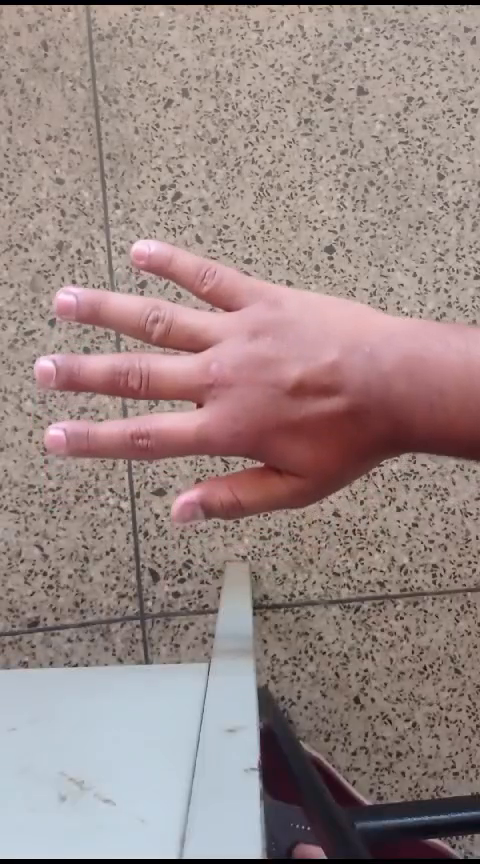
#> input picture frame 9 of meu_video2.mp4, 480 x 864 px
$ python DeteccaoMovimentoInterseccao.py
#> lines starting #> are read from the running program, lines starting #| are printed output that depends on the picture; after the words box and inside, x2 and y2 are one past the last pixel; in counts of white or black regions, pixels touching at a corner belong together
import shutil

import cv2
import os

nomeVideo = 'meu_video2'
videoPath = f'{nomeVideo}.mp4'
outputVideoPath = f'video_movimento_intersecao_{nomeVideo}.avi'
outputFramesPath = f'frames_com_movimento_{nomeVideo}'  # Pasta para salvar os frames detectados
movementThreshold = 0.01  # Ajuste o limite conforme necessário

# Cria a pasta de saída para os frames, se não existir
if os.path.exists(outputFramesPath):
    shutil.rmtree(outputFramesPath)

os.makedirs(outputFramesPath)

cap = cv2.VideoCapture(videoPath)
ret, firstFrame = cap.read()
#> firstFrame is the input picture: shape (864, 480, 3); mean B, G, R 133.5, 136.1, 154

if not ret:
    print("Erro ao ler o vídeo.")
    cap.release()
    exit()

# Aplica o filtro Gaussiano para suavizar a imagem
grayFirstFrame = cv2.cvtColor(firstFrame, cv2.COLOR_BGR2GRAY)
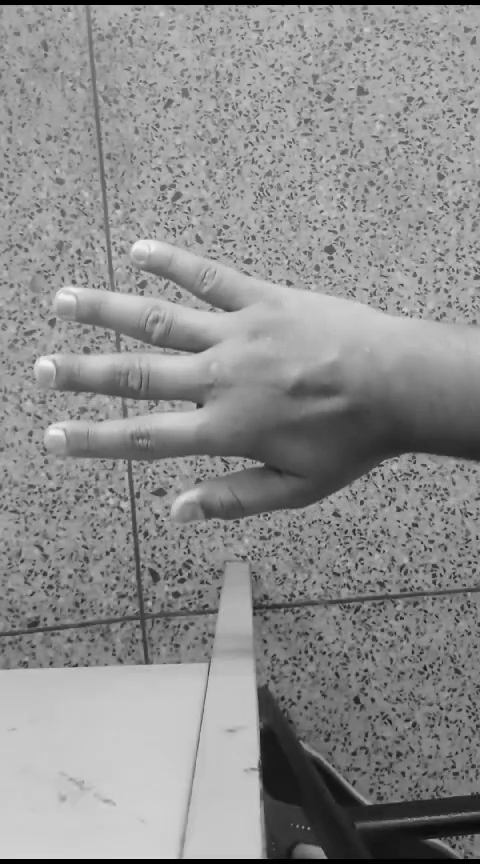
#> grayFirstFrame: shape (864, 480); min 0, max 242, mean 141.2
grayFirstFrame = cv2.GaussianBlur(grayFirstFrame, (5, 5), 0)

height, width = grayFirstFrame.shape
#> height = 864; width = 480

gridSizeWidth = width//10  # Grade 128x128
#> gridSizeWidth = 48
gridSizeHeight = height//10
#> gridSizeHeight = 86

cellHeight, cellWidth = height // gridSizeHeight, width // gridSizeWidth
#> cellHeight = 10; cellWidth = 10

# Prepara o vídeo de saída
fourcc = cv2.VideoWriter_fourcc(*'XVID')
outputVideo = cv2.VideoWriter(outputVideoPath, fourcc, 20.0, (width, height))

frameCount = 0  # Contador de frames

while True:
    ret, secondFrame = cap.read()
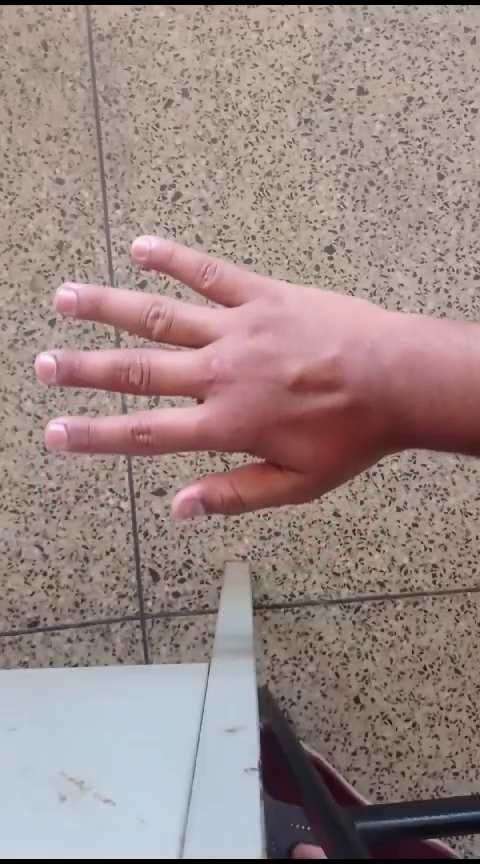
#> input picture frame 10 of meu_video2.mp4, 480 x 864 px
#> secondFrame is the input picture: shape (864, 480, 3); mean B, G, R 133.4, 136, 153.9
    if not ret:
        break

    graySecondFrame = cv2.cvtColor(secondFrame, cv2.COLOR_BGR2GRAY)
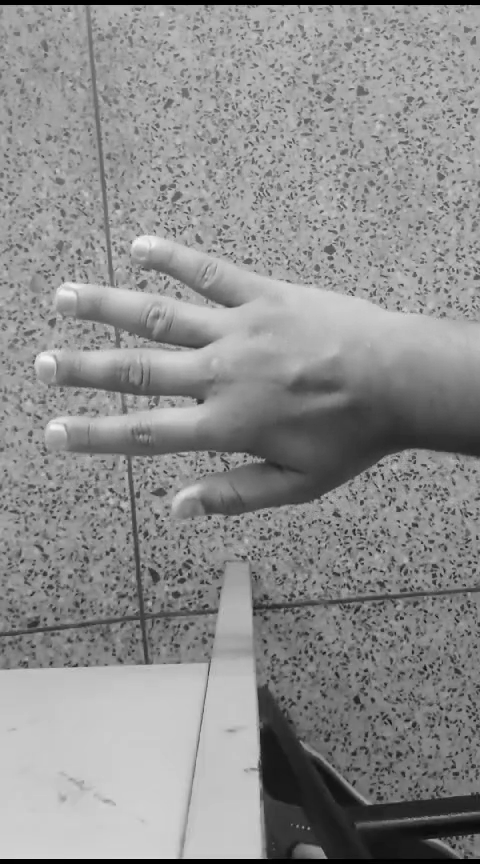
#> graySecondFrame: shape (864, 480); min 0, max 242, mean 141.1
    graySecondFrame = cv2.GaussianBlur(graySecondFrame, (5, 5), 0)

    # Criar uma cópia do frame original para sobrepor o movimento
    frameWithMovement = secondFrame.copy()
    movementDetected = False  # Variável para verificar se houve movimento no frame

    for i in range(int(gridSizeHeight)):
        for j in range(int(gridSizeWidth)):
            xStart = j * cellWidth
            xEnd = (j + 1) * cellWidth
            yStart = i * cellHeight
            yEnd = (i + 1) * cellHeight

            firstFrameCell = grayFirstFrame[yStart:yEnd, xStart:xEnd]
            secondFrameCell = graySecondFrame[yStart:yEnd, xStart:xEnd]

            # Cálculo dos histogramas
            histFirst = cv2.calcHist([firstFrameCell], [0], None, [256], [0, 256])
            histSecond = cv2.calcHist([secondFrameCell], [0], None, [256], [0, 256])

            # Normaliza os histogramas
            cv2.normalize(histFirst, histFirst, alpha=0, beta=1, norm_type=cv2.NORM_MINMAX)
            cv2.normalize(histSecond, histSecond, alpha=0, beta=1, norm_type=cv2.NORM_MINMAX)

            # Compara os histogramas usando a interseção
            correlation = cv2.compareHist(histFirst, histSecond, cv2.HISTCMP_INTERSECT)

            # Se a correlação for baixa, significa que houve movimento
            if correlation < movementThreshold:
                movementDetected = True
                # Preenche as áreas com movimento com cor vermelha sólida
                cv2.rectangle(frameWithMovement, (xStart, yStart), (xEnd, yEnd), (0, 0, 255), cv2.FILLED)
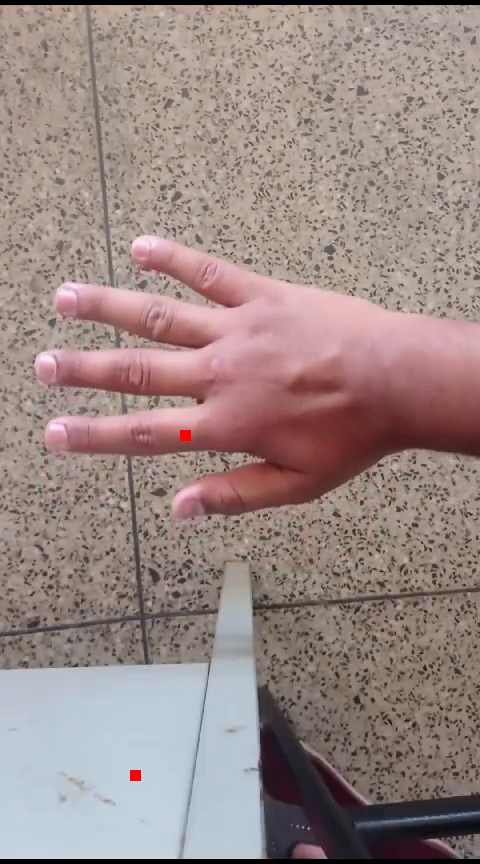
#> frameWithMovement: shape (864, 480, 3); 0.06% of pixels changed, all inside (x1, y1, x2, y2) = (130, 430, 191, 781)

    # Escreve o frame no vídeo de saída
    outputVideo.write(frameWithMovement)

    # Se houve movimento, salva o frame na pasta
    frameFilename = f"{outputFramesPath}/frame_{frameCount:04d}.png"
    cv2.imwrite(frameFilename, frameWithMovement)

    # Atualiza o frame anterior
    grayFirstFrame = graySecondFrame.copy()
    frameCount += 1

cap.release()
outputVideo.release()

$ run again, starting later in the video
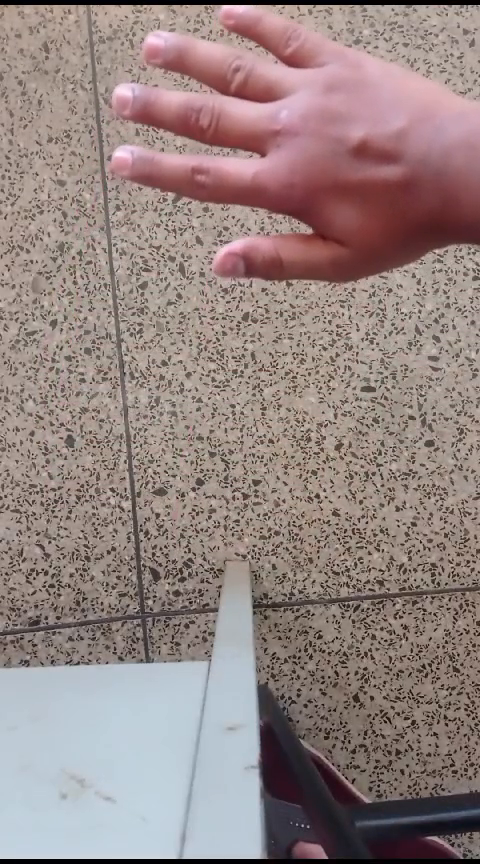
#> input picture frame 43 of meu_video2.mp4, 480 x 864 px
#> firstFrame is the input picture: shape (864, 480, 3); mean B, G, R 130.2, 133, 149.5
#> `grayFirstFrame = cv2.cvtColor(firstFrame, cv2.COLOR_BGR2GRAY)`:
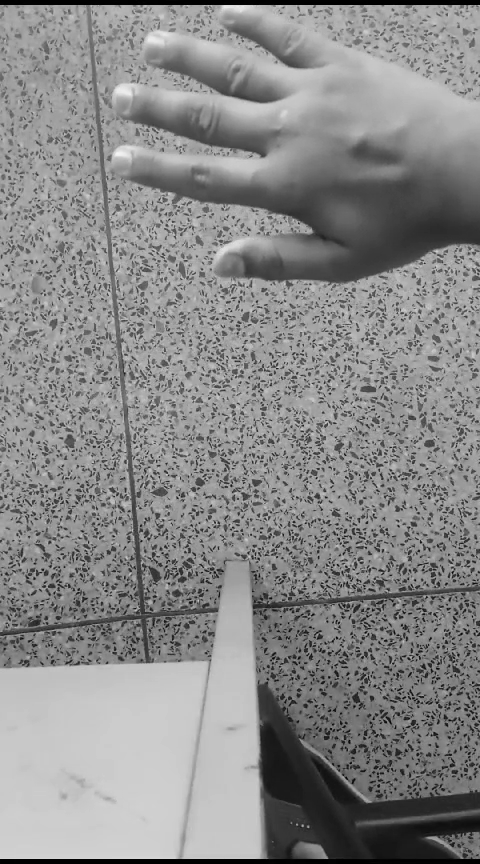
#> grayFirstFrame: shape (864, 480); min 0, max 245, mean 137.6

$ run again, starting later in the video
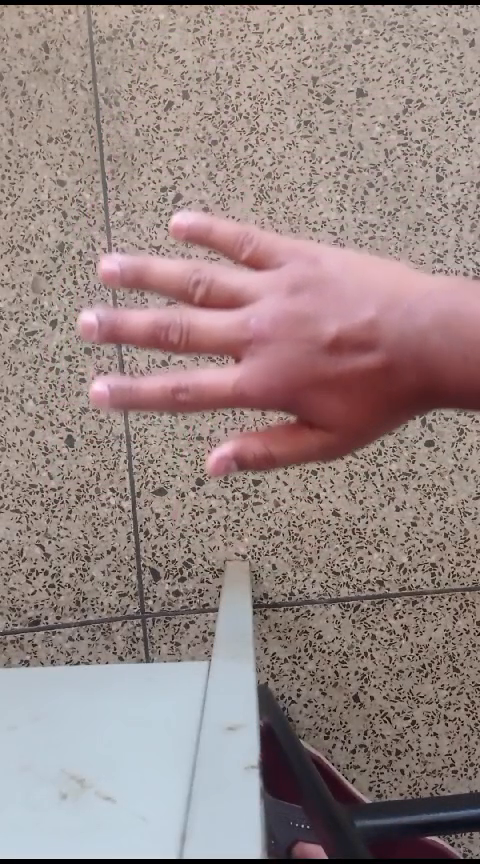
#> input picture frame 76 of meu_video2.mp4, 480 x 864 px
#> firstFrame is the input picture: shape (864, 480, 3); mean B, G, R 132.9, 135.2, 152.2
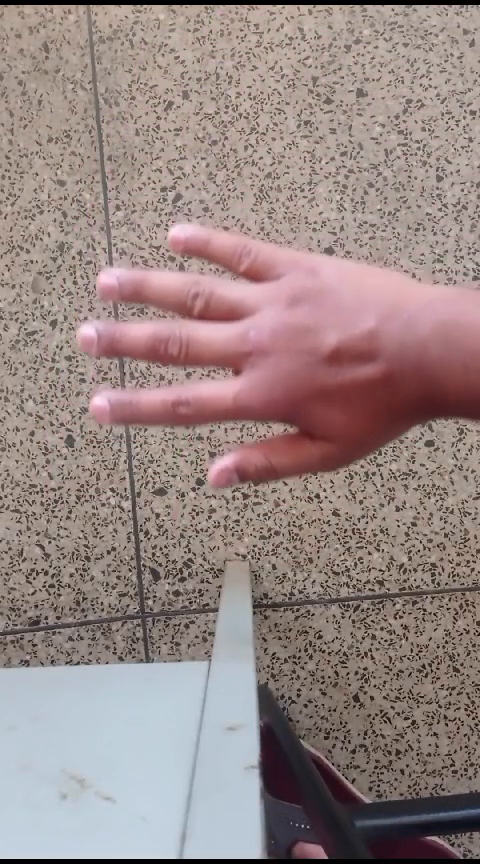
#> input picture frame 77 of meu_video2.mp4, 480 x 864 px
#> secondFrame is the input picture: shape (864, 480, 3); mean B, G, R 133, 135.3, 152.4
#> after the loop `for i in range(int(gridSizeHeight)):`:
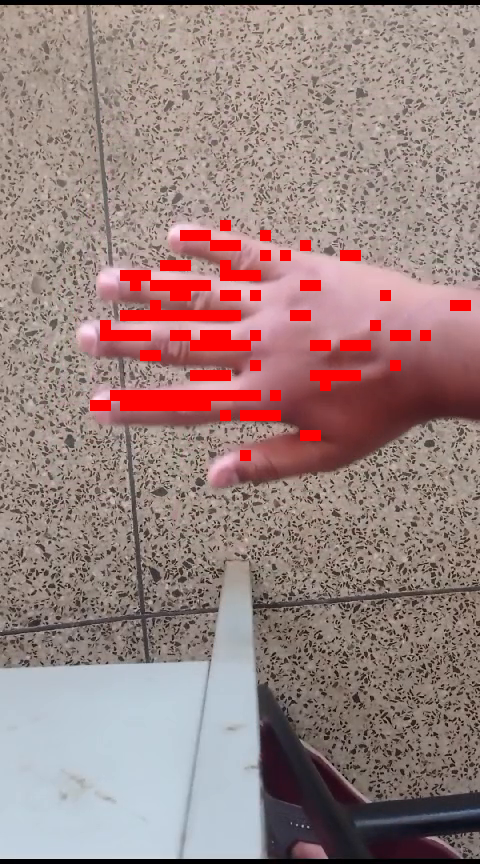
#> frameWithMovement: shape (864, 480, 3); 3.58% of pixels changed, all inside (x1, y1, x2, y2) = (90, 220, 471, 461)
